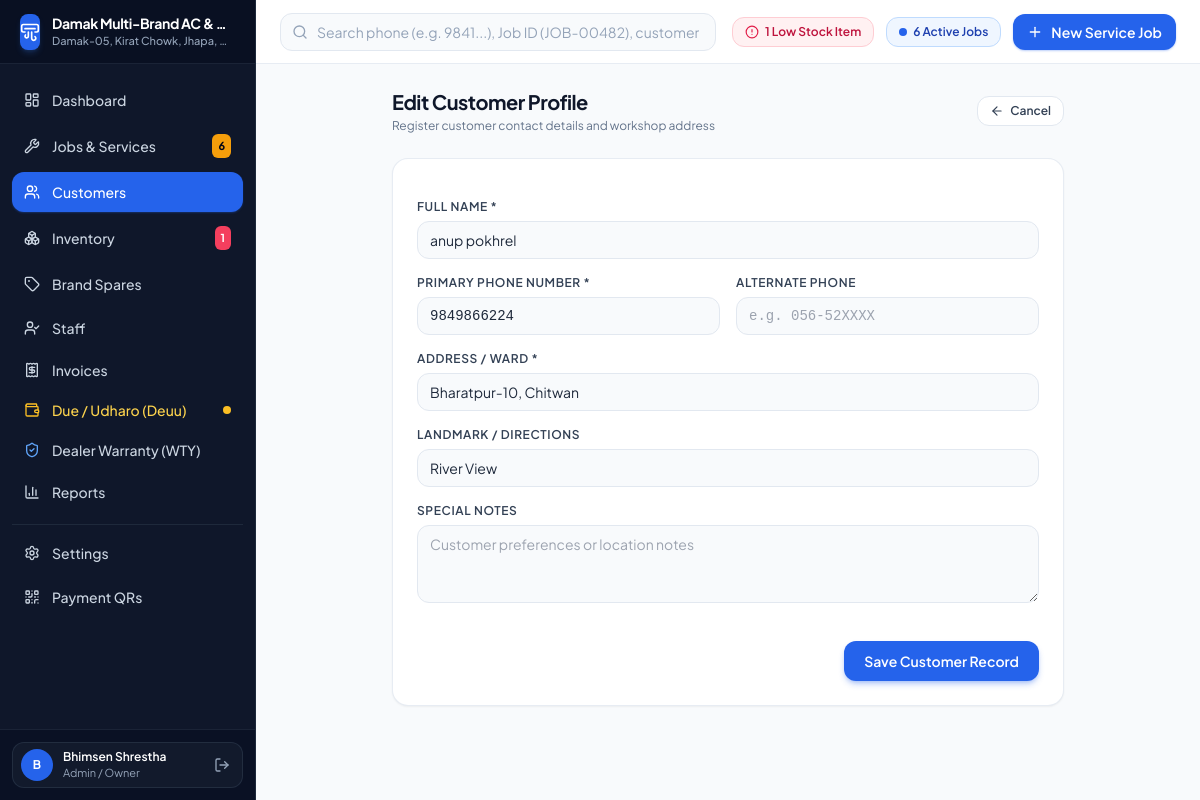
The page /customers/15/edit/ (signed in) on the database its author committed.
### core/models.py (models this page shows, shortened)
class Business(models.Model):
    name = models.CharField(max_length=150, default="Damak Multi-Brand AC & Appliance Service Center")
    tagline = models.CharField(max_length=200, default="Expert AC, Refrigerator, Washing Machine & Cooler Service")
    owner_name = models.CharField(max_length=100, default="Workshop Owner")
    phone = models.CharField(max_length=30, default="9842622354")
    alt_phone = models.CharField(max_length=30, blank=True, default="023-580123")
    email = models.EmailField(blank=True, default="service@damakappliances.com")
    address = models.CharField(max_length=255, default="Damak-05, Kirat Chowk, Jhapa, Nepal")
    pan_number = models.CharField(max_length=50, blank=True, default="304859201")
    currency_symbol = models.CharField(max_length=10, default="Rs.")
    created_at = models.DateTimeField(auto_now_add=True)
    updated_at = models.DateTimeField(auto_now=True)
    class Meta:
        verbose_name_plural = "Businesses"

### accounts/models.py (models this page shows, shortened)
class StaffProfile(models.Model):
    ROLE_CHOICES = [
        ('ADMIN', 'Admin / Owner'),
        ('TECHNICIAN', 'Technician / Staff'),
    ]
    STATUS_CHOICES = [
        ('AVAILABLE', 'Available'),
        ('WORKING', 'Working'),
        ('ON_LEAVE', 'On Leave'),
    ]
    user = models.OneToOneField(User, on_delete=models.CASCADE, related_name='staff_profile')
    business = models.ForeignKey(Business, on_delete=models.CASCADE, related_name='staff_members')
    role = models.CharField(max_length=20, choices=ROLE_CHOICES, default='TECHNICIAN')
    phone = models.CharField(max_length=20, blank=True)
    emergency_contact = models.CharField(max_length=20, blank=True)
    address = models.CharField(max_length=255, blank=True, default="")
    status = models.CharField(max_length=20, choices=STATUS_CHOICES, default='AVAILABLE')
    specialization = models.CharField(max_length=200, blank=True, default="Multi-Brand Inverter & Split AC")
    avatar = models.ImageField(upload_to='avatars/', blank=True, null=True)
    joining_date = models.DateField(auto_now_add=True)
    notes = models.TextField(blank=True)
    class Meta:
        ordering = ['user__first_name', 'user__username']

### customers/models.py (models this page shows, shortened)
class Customer(models.Model):
    business = models.ForeignKey(Business, on_delete=models.CASCADE, related_name='customers')
    name = models.CharField(max_length=150)
    phone = models.CharField(max_length=30, db_index=True)
    alt_phone = models.CharField(max_length=30, blank=True)
    address = models.CharField(max_length=255, blank=True, default="")
    landmark = models.CharField(max_length=150, blank=True)
    email = models.EmailField(blank=True)
    notes = models.TextField(blank=True)
    created_at = models.DateTimeField(auto_now_add=True)
    updated_at = models.DateTimeField(auto_now=True)
    class Meta:
        ordering = ['-updated_at']
        unique_together = ('business', 'phone')

### customers/views.py (the view, shortened to what this page needs)
# urls.py: path('<int:pk>/edit/', views.customer_edit_view, name='customer_edit'),
@admin_required
def customer_edit_view(request, pk):
    customer = get_object_or_404(Customer, pk=pk)
    return render(request, 'customers/customer_form.html', {'action': 'Edit', 'customer': customer})

### core/context_processors.py (called while the page is built)
def workshop_context(request):
    workshop = Business.objects.first()
    context = {
        'workshop': workshop,
        'low_stock_count': 0,
        'active_jobs_count': 0,
        'staff_profile': None,
    }
    if workshop:
        context['low_stock_count'] = InventoryItem.objects.filter(
            business=workshop,
            quantity__lte=models_f_expression()
        ).count() if hasattr(InventoryItem, 'objects') else 0
    if request.user.is_authenticated:
        if hasattr(request.user, 'staff_profile'):
            context['staff_profile'] = request.user.staff_profile
        if workshop:
            context['active_jobs_count'] = ServiceJob.objects.filter(
                business=workshop,
                status='IN_PROGRESS'
            ).count()
    return context

def models_f_expression():
    from django.db.models import F
    return F('minimum_stock')

### templates/customers/customer_form.html (shortened to what this page needs)
{% extends 'base.html' %}
{% block content %}
<div class="max-w-2xl mx-auto space-y-6">
    <div class="flex items-center justify-between">
        <div>
            <h1 class="text-xl font-bold text-slate-900 tracking-tight">{{ action }} Customer Profile</h1>
            <p class="text-xs text-slate-500 mt-0.5">Register customer contact details and workshop address</p>
        </div>
        <a href="{% url 'customers:customer_list' %}" class="inline-flex items-center gap-1.5 px-3 py-1.5 rounded-xl text-xs font-semibold bg-white border border-slate-200 text-slate-700 hover:bg-slate-50">
            <i data-lucide="arrow-left" class="w-3.5 h-3.5"></i>
            <span>Cancel</span>
        </a>
    </div>
    <form method="POST" class="bg-white rounded-2xl border border-slate-200/80 shadow-sm p-6 space-y-4">
        <div>
            <label class="block text-xs font-semibold text-slate-700 uppercase tracking-wider mb-1.5">Full Name *</label>
            <input type="text" name="name" value="{{ customer.name|default:'' }}" required placeholder="e.g. Ram Kumar" class="w-full px-3 py-2 text-sm bg-slate-50 border border-slate-200 rounded-xl focus:bg-white focus:outline-none focus:ring-2 focus:ring-blue-600/20 focus:border-blue-600 text-slate-800">
        </div>
        <div class="grid grid-cols-1 sm:grid-cols-2 gap-4">
            <div>
                <label class="block text-xs font-semibold text-slate-700 uppercase tracking-wider mb-1.5">Primary Phone Number *</label>
                <input type="text" name="phone" value="{{ customer.phone|default:'' }}" required placeholder="e.g. 9841XXXXXX" class="w-full px-3 py-2 text-sm bg-slate-50 border border-slate-200 rounded-xl focus:bg-white focus:outline-none focus:ring-2 focus:ring-blue-600/20 focus:border-blue-600 text-slate-800 font-mono">
            </div>
            <div>
                <label class="block text-xs font-semibold text-slate-700 uppercase tracking-wider mb-1.5">Alternate Phone</label>
                <input type="text" name="alt_phone" value="{{ customer.alt_phone|default:'' }}" placeholder="e.g. 056-52XXXX" class="w-full px-3 py-2 text-sm bg-slate-50 border border-slate-200 rounded-xl focus:bg-white focus:outline-none focus:ring-2 focus:ring-blue-600/20 focus:border-blue-600 text-slate-800 font-mono">
            </div>
        </div>
        <div>
            <label class="block text-xs font-semibold text-slate-700 uppercase tracking-wider mb-1.5">Address / Ward *</label>
            <input type="text" name="address" value="{{ customer.address|default:workshop.address|default:'' }}" required placeholder="e.g. Ward / Street Location" class="w-full px-3 py-2 text-sm bg-slate-50 border border-slate-200 rounded-xl focus:bg-white focus:outline-none focus:ring-2 focus:ring-blue-600/20 focus:border-blue-600 text-slate-800">
        </div>
        <div>
            <label class="block text-xs font-semibold text-slate-700 uppercase tracking-wider mb-1.5">Landmark / Directions</label>
            <input type="text" name="landmark" value="{{ customer.landmark|default:'' }}" placeholder="e.g. Near Chaubiskothi, Behind Bank" class="w-full px-3 py-2 text-sm bg-slate-50 border border-slate-200 rounded-xl focus:bg-white focus:outline-none focus:ring-2 focus:ring-blue-600/20 focus:border-blue-600 text-slate-800">
        </div>
        <div>
            <label class="block text-xs font-semibold text-slate-700 uppercase tracking-wider mb-1.5">Special Notes</label>
            <textarea name="notes" rows="3" placeholder="Customer preferences or location notes" class="w-full px-3 py-2 text-sm bg-slate-50 border border-slate-200 rounded-xl focus:bg-white focus:outline-none focus:ring-2 focus:ring-blue-600/20 focus:border-blue-600 text-slate-800">{{ customer.notes|default:'' }}</textarea>
        </div>
        <div class="pt-4 flex justify-end gap-2">
            <button type="submit" class="px-5 py-2.5 bg-blue-600 hover:bg-blue-700 text-white text-sm font-semibold rounded-xl shadow-md shadow-blue-600/30 transition-all">
                Save Customer Record
            </button>
        </div>
    </form>
</div>
{% endblock %}

### templates/sidebar.html
{% load static %}
<aside class="w-64 bg-slate-900 border-r border-slate-800 text-slate-300 flex flex-col shrink-0 select-none z-30">
    <div class="h-16 px-5 flex items-center gap-3 border-b border-slate-800/80 bg-slate-950/40">
        <div class="w-9 h-9 rounded-lg bg-blue-600 flex items-center justify-center text-white shadow-md shadow-blue-500/20">
            <i data-lucide="air-vent" class="w-5 h-5"></i>
        </div>
        <div class="min-w-0">
            <h1 class="text-sm font-bold text-white tracking-tight truncate">{{ workshop.name|default:"AC Service Workshop" }}</h1>
            <p class="text-[11px] text-slate-400 font-medium truncate">{{ workshop.address|default:"Workshop Location" }}</p>
        </div>
    </div>
    <nav class="flex-1 px-3 py-4 space-y-1 overflow-y-auto sidebar-scroll">
        <a href="{% url 'core:dashboard' %}" class="flex items-center gap-3 px-3 py-2.5 rounded-xl text-sm font-medium transition-colors {% if request.resolver_match.url_name == 'dashboard' %}bg-blue-600 text-white shadow-sm shadow-blue-600/30{% else %}text-slate-300 hover:text-white hover:bg-slate-800/60{% endif %}">
            <i data-lucide="layout-dashboard" class="w-4 h-4"></i>
            <span>Dashboard</span>
        </a>
        <a href="{% url 'services:job_list' %}" class="flex items-center justify-between px-3 py-2.5 rounded-xl text-sm font-medium transition-colors {% if 'services' in request.resolver_match.app_names %}bg-blue-600 text-white shadow-sm shadow-blue-600/30{% else %}text-slate-300 hover:text-white hover:bg-slate-800/60{% endif %}">
            <div class="flex items-center gap-3">
                <i data-lucide="wrench" class="w-4 h-4"></i>
                <span>Jobs & Services</span>
            </div>
            {% if active_jobs_count > 0 %}
            <span class="px-1.5 py-0.5 text-[11px] font-bold rounded-md bg-amber-500 text-slate-950">{{ active_jobs_count }}</span>
            {% endif %}
        </a>
        <a href="{% url 'customers:customer_list' %}" class="flex items-center gap-3 px-3 py-2.5 rounded-xl text-sm font-medium transition-colors {% if 'customers' in request.resolver_match.app_names %}bg-blue-600 text-white shadow-sm shadow-blue-600/30{% else %}text-slate-300 hover:text-white hover:bg-slate-800/60{% endif %}">
            <i data-lucide="users" class="w-4 h-4"></i>
            <span>Customers</span>
        </a>
        <a href="{% url 'inventory:inventory_list' %}" class="flex items-center justify-between px-3 py-2.5 rounded-xl text-sm font-medium transition-colors {% if 'inventory' in request.resolver_match.app_names and 'brands' not in request.path %}bg-blue-600 text-white shadow-sm shadow-blue-600/30{% else %}text-slate-300 hover:text-white hover:bg-slate-800/60{% endif %}">
            <div class="flex items-center gap-3">
                <i data-lucide="boxes" class="w-4 h-4"></i>
                <span>Inventory</span>
            </div>
            {% if low_stock_count > 0 %}
            <span class="px-1.5 py-0.5 text-[11px] font-bold rounded-md bg-rose-500 text-white animate-pulse" title="{{ low_stock_count }} Low Stock Items">{{ low_stock_count }}</span>
            {% endif %}
        </a>
        <a href="{% url 'inventory:brand_list' %}" class="flex items-center gap-3 px-3 py-2.5 rounded-xl text-sm font-medium transition-colors {% if 'brands' in request.path %}bg-blue-600 text-white shadow-sm shadow-blue-600/30{% else %}text-slate-300 hover:text-white hover:bg-slate-800/60{% endif %}">
            <i data-lucide="tag" class="w-4 h-4"></i>
            <span>Brand Spares</span>
        </a>
        <a href="{% url 'accounts:staff_list' %}" class="flex items-center gap-3 px-3 py-2.5 rounded-xl text-sm font-medium transition-colors {% if 'staff' in request.path %}bg-blue-600 text-white shadow-sm shadow-blue-600/30{% else %}text-slate-300 hover:text-white hover:bg-slate-800/60{% endif %}">
            <i data-lucide="user-check" class="w-4 h-4"></i>
            <span>Staff</span>
        </a>
        <a href="{% url 'billing:invoice_list' %}" class="flex items-center gap-3 px-3 py-2 rounded-xl text-sm font-medium transition-colors {% if request.path == '/billing/' %}bg-blue-600 text-white shadow-sm shadow-blue-600/30{% else %}text-slate-300 hover:text-white hover:bg-slate-800/60{% endif %}">
            <i data-lucide="receipt" class="w-4 h-4"></i>
            <span>Invoices</span>
        </a>
        <a href="{% url 'billing:credit_ledger' %}" class="flex items-center justify-between px-3 py-2 rounded-xl text-sm font-medium transition-colors {% if 'due' in request.path %}bg-amber-600 text-white shadow-sm shadow-amber-600/30{% else %}text-amber-300 hover:text-white hover:bg-slate-800/60{% endif %}">
            <div class="flex items-center gap-3">
                <i data-lucide="wallet" class="w-4 h-4 text-amber-400"></i>
                <span>Due / Udharo (Deuu)</span>
            </div>
            <span class="w-2 h-2 rounded-full bg-amber-400"></span>
        </a>
        <a href="{% url 'billing:warranty_claims' %}" class="flex items-center gap-3 px-3 py-2 rounded-xl text-sm font-medium transition-colors {% if 'warranty-claims' in request.path or 'dealers' in request.path %}bg-blue-600 text-white shadow-sm shadow-blue-600/30{% else %}text-slate-300 hover:text-white hover:bg-slate-800/60{% endif %}">
            <i data-lucide="shield-check" class="w-4 h-4 text-blue-400"></i>
            <span>Dealer Warranty (WTY)</span>
        </a>
        <a href="{% url 'reports:reports_index' %}" class="flex items-center gap-3 px-3 py-2.5 rounded-xl text-sm font-medium transition-colors {% if 'reports' in request.resolver_match.app_names %}bg-blue-600 text-white shadow-sm shadow-blue-600/30{% else %}text-slate-300 hover:text-white hover:bg-slate-800/60{% endif %}">
            <i data-lucide="bar-chart-3" class="w-4 h-4"></i>
            <span>Reports</span>
        </a>
        <div class="pt-2 pb-1">
            <div class="h-px bg-slate-800"></div>
        </div>
        <a href="{% url 'core:settings' %}" class="flex items-center gap-3 px-3 py-2.5 rounded-xl text-sm font-medium transition-colors {% if 'settings' in request.path and 'payment-qr' not in request.path %}bg-blue-600 text-white shadow-sm shadow-blue-600/30{% else %}text-slate-300 hover:text-white hover:bg-slate-800/60{% endif %}">
            <i data-lucide="settings" class="w-4 h-4"></i>
            <span>Settings</span>
        </a>
        <a href="{% url 'core:payment_qr_settings' %}" class="flex items-center gap-3 px-3 py-2.5 rounded-xl text-sm font-medium transition-colors {% if 'payment-qr' in request.path %}bg-blue-600 text-white shadow-sm shadow-blue-600/30{% else %}text-slate-300 hover:text-white hover:bg-slate-800/60{% endif %}">
            <i data-lucide="qr-code" class="w-4 h-4"></i>
            <span>Payment QRs</span>
        </a>
    </nav>
    <div class="p-3 border-t border-slate-800/80 bg-slate-950/30">
        <div class="flex items-center justify-between px-2 py-1.5 rounded-xl bg-slate-800/40 border border-slate-700/50">
            <div class="flex items-center gap-2.5 min-w-0">
                <div class="w-8 h-8 rounded-full bg-blue-600 flex items-center justify-center text-white text-xs font-bold uppercase shrink-0">
                    {{ user.first_name|default:user.username|slice:":1" }}
                </div>
                <div class="min-w-0">
                    <p class="text-xs font-semibold text-white truncate">{{ user.get_full_name|default:user.username }}</p>
                    <p class="text-[11px] text-slate-400 capitalize truncate">{{ user.staff_profile.get_role_display|default:"Staff" }}</p>
                </div>
            </div>
            <a href="{% url 'accounts:logout' %}" title="Sign out" class="text-slate-400 hover:text-rose-400 transition-colors p-1">
                <i data-lucide="log-out" class="w-4 h-4"></i>
            </a>
        </div>
    </div>
</aside>

### templates/base.html (style rules this page uses)
body { font-family: 'Plus Jakarta Sans', -apple-system, BlinkMacSystemFont, "Segoe UI", Roboto, sans-serif; color: #1e293b; }

### rows shown on the page
Business: name "Damak Multi-Brand AC &…", address "Damak-05, Kirat Chowk, Jhapa,…"
Customer: name "anup pokhrel", phone "9849866224", address "Bharatpur-10, Chitwan", landmark "River View"

### other values the page prints
{{ active_jobs_count }} "6"
{{ low_stock_count }} "1"
{{ user.first_name|default:user.username|slice:":1" }} "B"
{{ user.get_full_name|default:user.username }} "Bhimsen Shrestha"
{{ user.staff_profile.get_role_display|default:"Staff" }} "Admin / Owner"
{{ active_jobs_count|default:"0" }} "6"
{{ action }} "Edit"
